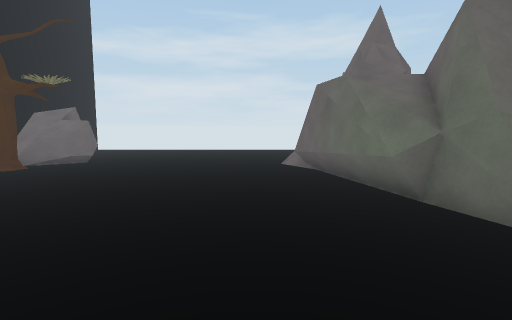
[1] (above)

22 first-person views from a walk through a scene from a Unity 3-D project. The camera is 1.4 m above the floor, tilts 6° down and sees 80° across. The floor is counted in squares, 1 m on a side. Each view is taken from the middle of a square. On the plan, view 1 faces up. The plan holds only what a view shows up to about 14 squares ahead; the rest is blank. The place goes on beyond the plan.

[2]
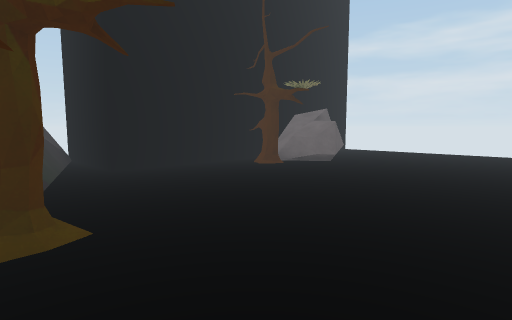

[3]
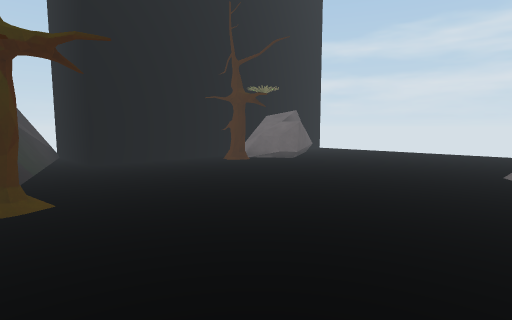

[4]
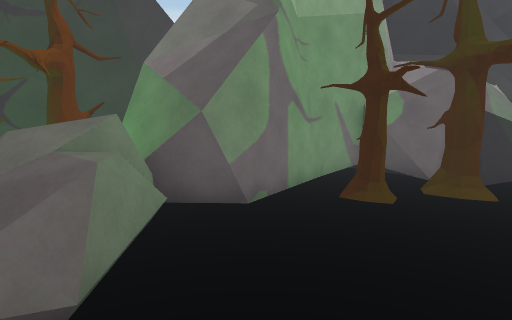

[5]
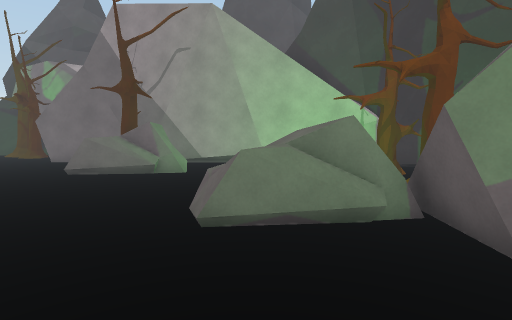

[6]
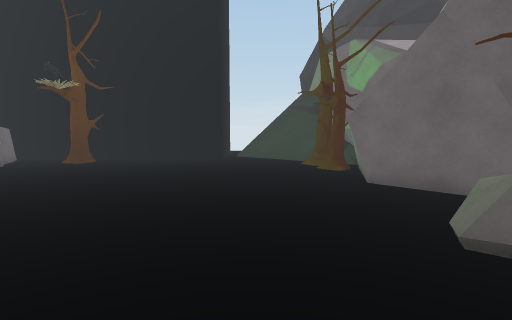

[7]
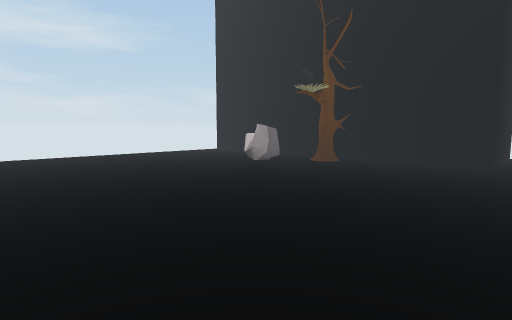

[8]
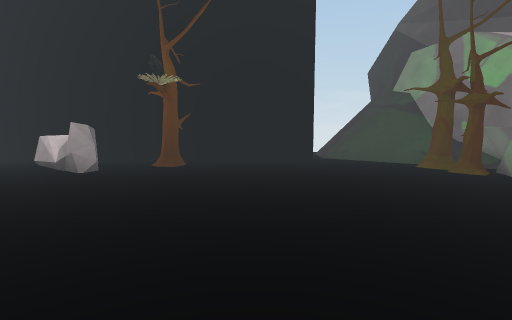

[9]
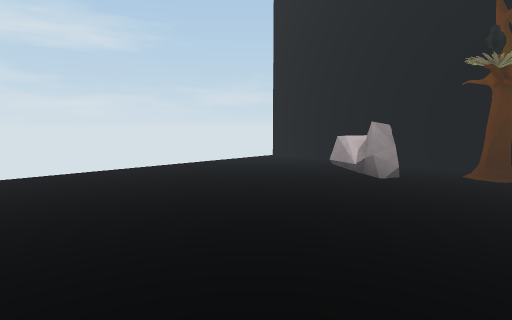

[10]
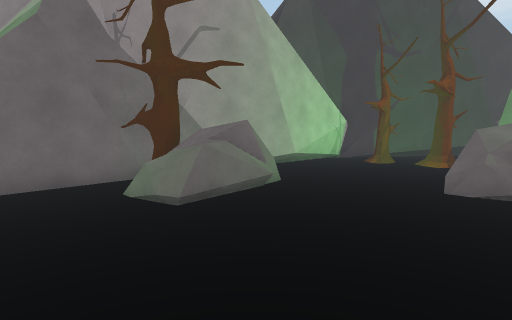

[11]
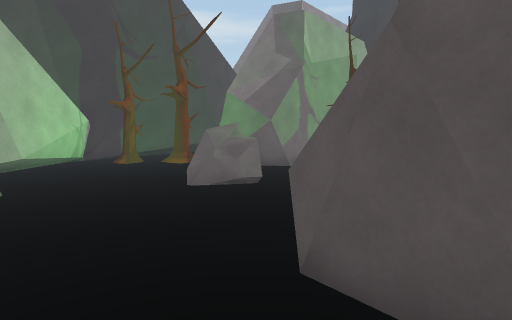

[12]
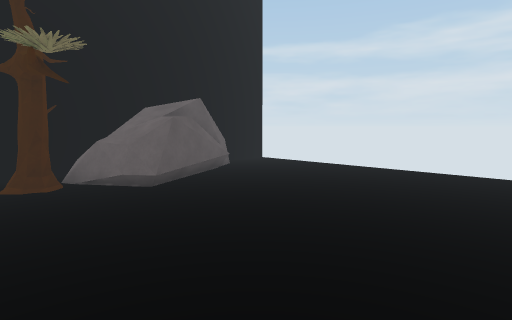

[13]
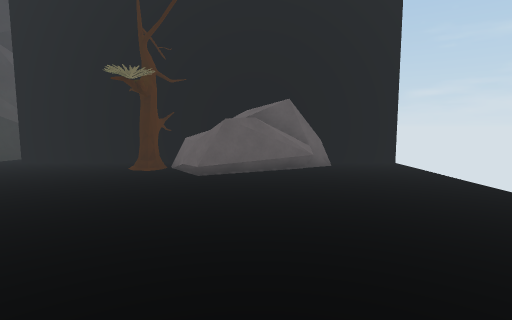

[14]
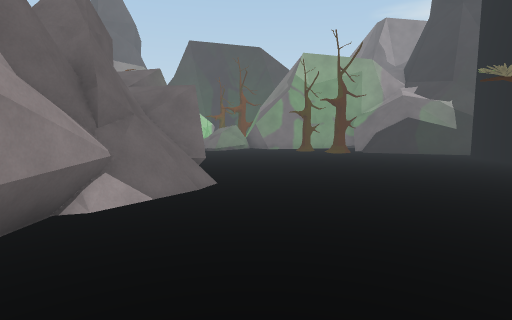

[15]
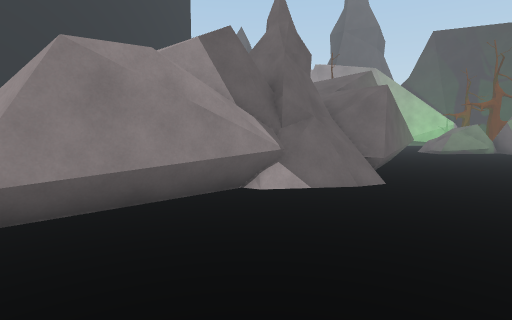

[16]
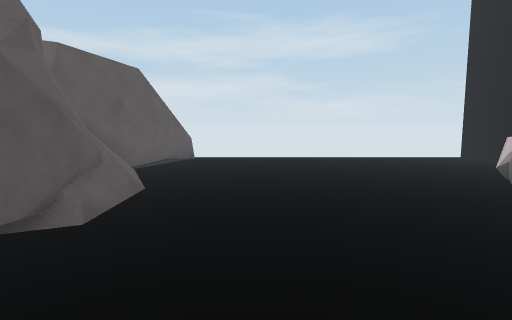

[17]
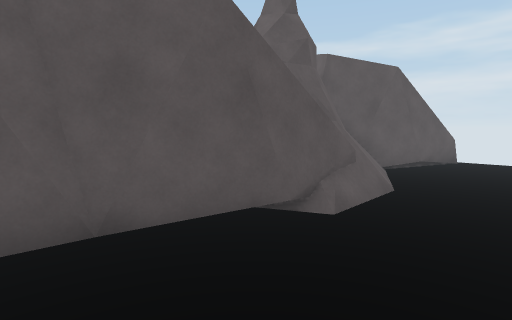

[18]
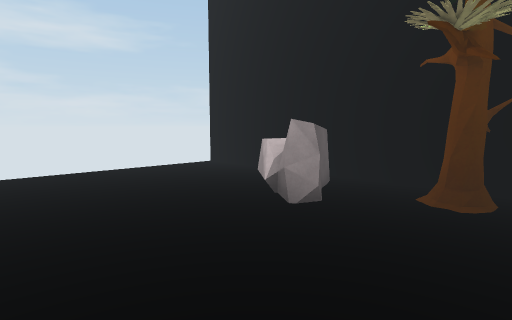

[19]
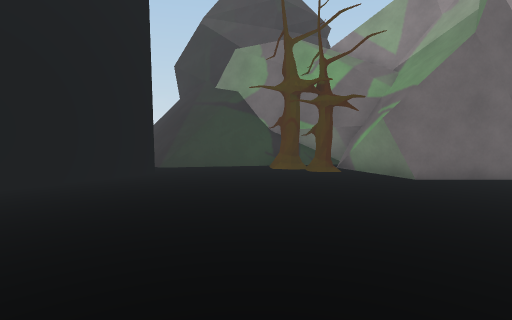

[20]
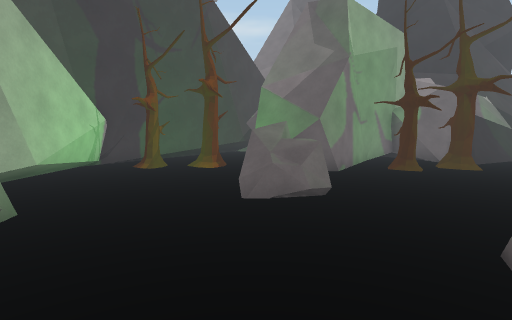

[21]
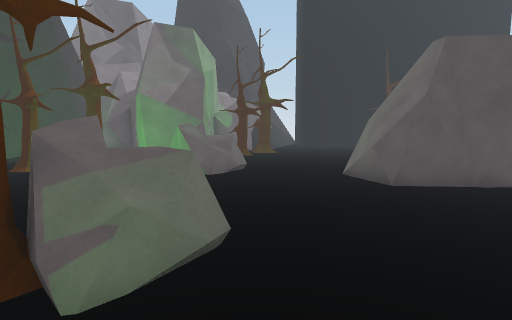

[22]
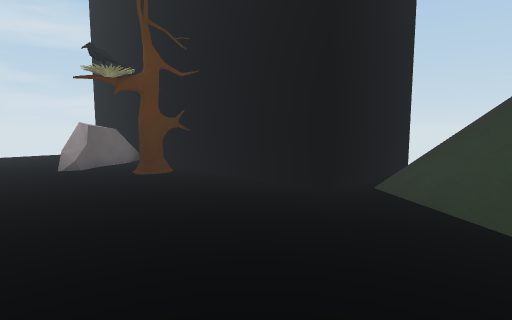

### Floor plan
Key: @ floor where view 1 was taken; # wall or solid block; . floor; = window, fence, low wall or low ledge; ^ raised ledge; R rock; T tree; O other object.
Columns run from 14 left of view 1 to 23 right of it. Each row starts with its distance up from view 1.
 20     #                             #
 19     #............#   #............#
 18     #............#   ^............#
 17     #............#   #............#
 16     RRR..........#  ##............#
 15      RR..........#  #...........R #
 14     #RRR.........###^..........RRR#
 13     #RRR........=#  #=.........RRR#
 12     #RRR........##  #=.........R..#
 11     #T..........##  ##...........##
 10     #TT.........##   #..........TT#
  9     #...........#    #............#
  8     #...........#   ##............#
  7     #...........##  #.............#
  6     #...........#####.............#
  5 #####............####.............####
  4 #=................##.................#
  3 ####=.............................==O#
  2   #####=.T........................##O#
  1      ###TT......................T=##
  0        ##.TT..@.RR.....RR...###TT##
 -1        ##  ####RRR....RRT .#######
 -2        ########RR.....RRTT##   #
 -3               ##........###
 -4              ##.......###
 -5                T.....##
 -6               TT.T..##
 -7                .TT.##
 -8             ########

Where each view was taken, in squares from view 1:
view 1: 0 up, 0 right, facing up
view 2: 1 up, 0 right, facing up-left
view 3: 1 up, 2 right, facing up-left
view 4: 3 up, 3 right, facing down-left
view 5: 3 up, 1 left, facing down-right
view 6: 3 up, 6 right, facing right
view 7: 3 up, 7 right, facing up-right
view 8: 7 up, 7 right, facing right
view 9: 9 up, 8 right, facing up-right
view 10: 6 up, 8 right, facing down
view 11: 6 up, 8 right, facing down-left
view 12: 9 up, 0 right, facing up-left
view 13: 14 up, 2 right, facing left
view 14: 19 up, 0 right, facing down
view 15: 19 up, 2 left, facing down-right
view 16: 5 up, 10 right, facing up
view 17: 5 up, 10 right, facing up-left
view 18: 9 up, 12 right, facing up-right
view 19: 9 up, 11 right, facing down-right
view 20: 4 up, 8 right, facing down-left
view 21: 1 up, 13 right, facing left
view 22: 1 up, 14 right, facing up-right
